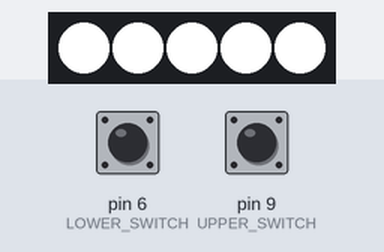
A sketch run on a simulated Arduino Uno, built with avr-gcc and run on an emulated ATmega328P. Shown: 5 RGB LEDs in strip order, left to right. The test bench sets the inputs (shaded band); at power-on: pin 6 (LOWER_SWITCH) HIGH, pin 9 (UPPER_SWITCH) HIGH. Dim RGB values are drawn brighter than linear.

Above: at 1.2 s.
1.3 s: pin 6 (LOWER_SWITCH) pulled LOW for 0.15 s
At 1.32 s:
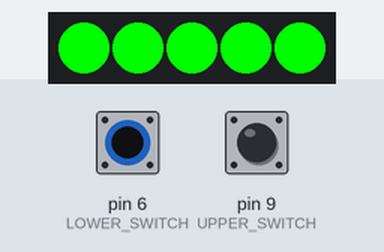
2.9 s: pin 9 (UPPER_SWITCH) pulled LOW for 1 s
At 2.93 s:
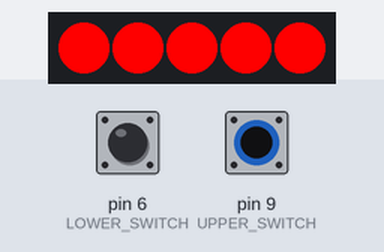
5.4 s: pin 6 (LOWER_SWITCH) pulled LOW for 3.2 s
At 7.44 s:
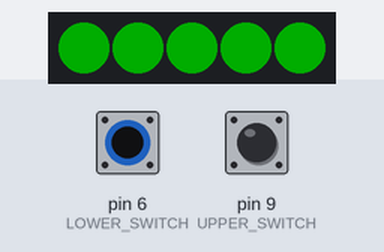
10.1 s: pin 9 (UPPER_SWITCH) pulled LOW for 3.2 s
At 12.15 s:
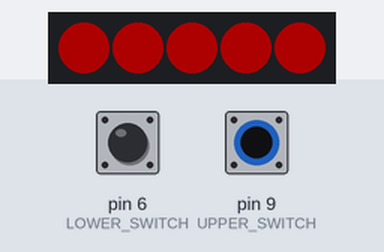
14.8 s: pin 6 (LOWER_SWITCH) driven LOW and pin 9 (UPPER_SWITCH) driven LOW
At 14.83 s:
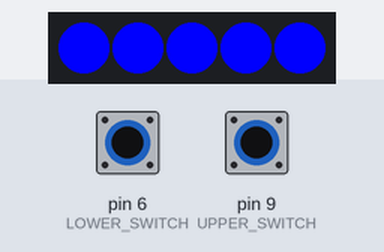
16.4 s: pin 6 (LOWER_SWITCH) driven HIGH
Timing chart, 0 to 19.1 s (numbered marks = the images above; inputs shaded):
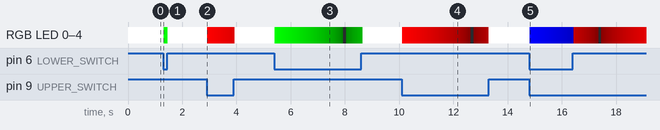

Measured:
- after the input at 1.3 s, RGB LED 0–4: RGB(255, 255, 255) → RGB(0, 250, 0) at once, → RGB(0, 245, 0) 0.05 s later, → RGB(0, 240, 0) 0.05 s later, → RGB(255, 255, 255) 0.05 s later; the LEDs: change at once (image 1)
- after the input at 2.9 s, the LEDs: change at once (image 2)
- after the input at 5.4 s, the LEDs: first change at once (image 3 shows a later state)
- after the input at 10.1 s, the LEDs: first change at once (image 4 shows a later state)
- after the input at 14.8 s, the LEDs: change at once (image 5)

The sketch:

powersuit.ino
```cpp
#include <Adafruit_NeoPixel.h>

#define PIN 1
#define LOWER_SWITCH 6
#define UPPER_SWITCH 9
#define HOLD_THRESHOLD 20
#define BRIGHT_STEP 5
#define COLOR_CYCLE_STEP 4

#define MAX_MODE 5

// Parameter 1 = number of pixels in strip
// Parameter 2 = pin number (most are valid)
// Parameter 3 = pixel type flags, add together as needed:
//   NEO_KHZ800  800 KHz bitstream (most NeoPixel products w/WS2812 LEDs)
//   NEO_KHZ400  400 KHz (classic 'v1' (not v2) FLORA pixels, WS2811 drivers)
//   NEO_GRB     Pixels are wired for GRB bitstream (most NeoPixel products)
//   NEO_RGB     Pixels are wired for RGB bitstream (v1 FLORA pixels, not v2)
Adafruit_NeoPixel pixels = Adafruit_NeoPixel(5, PIN, NEO_GRB + NEO_KHZ800);

uint8_t mode = 0; //current mode
uint8_t color = 85; //current color (start red)
uint32_t setColor;
uint8_t offset = 0; //for chase animation
uint8_t upperState = 0; //current button's state
uint8_t lowerState = 0; //current button's state
uint8_t lastButtonState = HIGH; //temp last state of button
uint8_t i; //loop counter
bool lightsOn = true; //for flash animation
//tracking button push-and-hold
bool longPress = false;
uint8_t buttonHeld = 0;
//pulsing variables
uint8_t brightness = 255;
uint8_t brightSign = BRIGHT_STEP;

void setup() {
  pinMode(LOWER_SWITCH, INPUT_PULLUP); // switch wired to ground & pin, pushing makes it go LOW
  pinMode(UPPER_SWITCH, INPUT_PULLUP); // switch wired to ground & pin, pushing makes it go LOW
  pixels.begin();
  pixels.show(); // Initialize all pixels to 'off'
}

void loop() {
  lowerState = digitalRead(LOWER_SWITCH);
  upperState = digitalRead(UPPER_SWITCH);
  setColor = pixels.Color(255,255,255);
  if(lowerState == LOW && upperState == LOW) {
    Serial.println("both");
    setColor = pixels.Color(0,0,255);
  }
  else {
    if(lowerState == LOW) {
    Serial.println("lower");
      setColor = pixels.Color(0,255,0);
    }
    if(upperState == LOW) {
          Serial.println("upper");
      setColor = pixels.Color(255,0,0);
    }
  }

  if(lowerState == LOW || upperState == LOW) { //pin grounded, pulse
        for(i=0; i < pixels.numPixels(); ++i) {
          //pixels.setPixelColor(i, Wheel(color&255));
          pixels.setPixelColor(i, setColor);
        }
        if(brightness <= 0) {
          brightness = 0;
          brightSign = BRIGHT_STEP;
        }
        if(brightness >= 255) {
          brightness = 255;
          brightSign = BRIGHT_STEP * -1;
        }
        brightness = brightness + brightSign;
        pixels.setBrightness(brightness);
        pixels.show();
        delay(50);
  }
  else {
      brightness = 255;
      pixels.setBrightness(brightness);
      for(i=0; i < pixels.numPixels(); ++i) {
        pixels.setPixelColor(i, setColor);
      }
      pixels.show();
      delay(50);
  }
  /*
i = 0;

    switch(mode) {

      case 0: //solid
        for(i=0; i < pixels.numPixels(); ++i) {
          pixels.setPixelColor(i, Wheel(color&255));
        }
        pixels.show();
        delay(50);
        break;

      case 1: //blink
        for(i=0; i < pixels.numPixels(); ++i) {
          if(lightsOn) {
            pixels.setPixelColor(i, Wheel(color&255));
          }
          else {
            pixels.setPixelColor(i, 0);
          }
        }
        pixels.show();
        delay(200);
        lightsOn = !lightsOn;
        break;

      case 2:
        //chase
        for(i=0; i < pixels.numPixels(); ++i) {
          pixels.setPixelColor(i, (((offset + i) % pixels.numPixels()) == 0) ? Wheel(color&255) : 0);
        }
        pixels.show();
        offset++;
        delay(50);
        break;

      case 3:
        //pulse
        for(i=0; i < pixels.numPixels(); ++i) {
          pixels.setPixelColor(i, Wheel(color&255));
        }
        if(brightness <= 0) {
          brightness = 0;
          brightSign = BRIGHT_STEP;
        }
        if(brightness >= 255) {
          brightness = 255;
          brightSign = BRIGHT_STEP * -1;
        }
        brightness = brightness + brightSign;
        pixels.setBrightness(brightness);
        pixels.show();
        delay(50);
        break;

      case 4: //solid white
        brightness = 255;
        pixels.setBrightness(brightness);
        for(i=0; i < pixels.numPixels(); ++i) {
          pixels.setPixelColor(i, pixels.Color(255,255,255));
        }
        pixels.show();
        delay(50);
        break;

      case 5: //rainbow
        rainbowCycle(20);
        break;

    }

    checkButton();
    */
}

/*
bool checkButton() {
  buttonState = digitalRead(BUTTON);

  if(buttonState != lastButtonState) {
    lastButtonState = buttonState;

    if(buttonState == LOW) {
      //just pushed
      //check for long button press/hold
      while (digitalRead(BUTTON) == LOW && buttonHeld < (HOLD_THRESHOLD+1)){
        delay(100);
        buttonHeld++;
      }

      if (buttonHeld > HOLD_THRESHOLD) {
        longPress = true;
      }
      else {
        //was not a long enough hold
        brightness = 255;
        pixels.setBrightness(brightness);
        longPress = false;
      }
    }
    else {
      //just released
      if(!longPress) {
        //button was released before long press, mode switch
        brightness = 255;
        pixels.setBrightness(brightness);
        mode = (mode == MAX_MODE ? 0 : ++mode);
      }
      longPress = false;
    }
  }

  if(longPress) {
    //holding the button
    color = (color >= 255 ? 0 : color += COLOR_CYCLE_STEP);
  }

  buttonHeld = 0;
  return false;
}

*/

// Fill the dots one after the other with a color
void colorWipe(uint32_t c, uint8_t wait) {
  for(uint16_t i=0; i<pixels.numPixels(); i++) {
      pixels.setPixelColor(i, c);
      pixels.show();
      delay(wait);
  }
}

// Slightly different, this makes the rainbow equally distributed throughout
void rainbowCycle(uint8_t wait) {
  uint16_t i, j;

  for(j=0; j<256*5; j++) { // 5 cycles of all colors on wheel
    for(i=0; i< pixels.numPixels(); i++) {
      pixels.setPixelColor(i, Wheel(((i * 256 / pixels.numPixels()) + j) & 255));
    }
    pixels.show();
//    checkButton();
    if(mode != 5) return;
    delay(wait);
  }
}

// Input a value 0 to 255 to get a color value.
// The colours are a transition r - g - b - back to r.
uint32_t Wheel(byte WheelPos) {
  if(WheelPos < 85) {
   return pixels.Color(WheelPos * 3, 255 - WheelPos * 3, 0);
  } else if(WheelPos < 170) {
   WheelPos -= 85;
   return pixels.Color(255 - WheelPos * 3, 0, WheelPos * 3);
  } else {
   WheelPos -= 170;
   return pixels.Color(0, WheelPos * 3, 255 - WheelPos * 3);
  }
}
```
